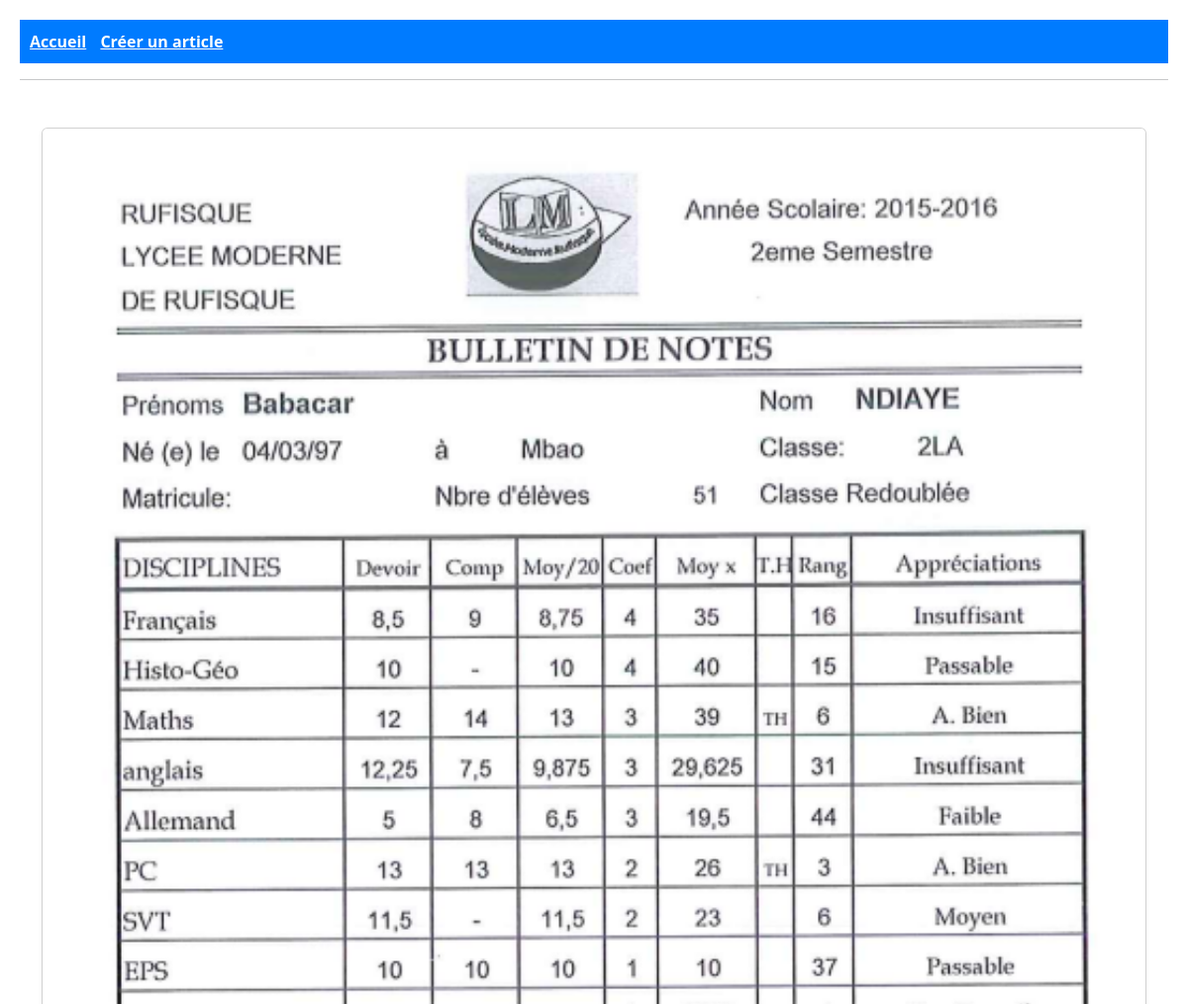
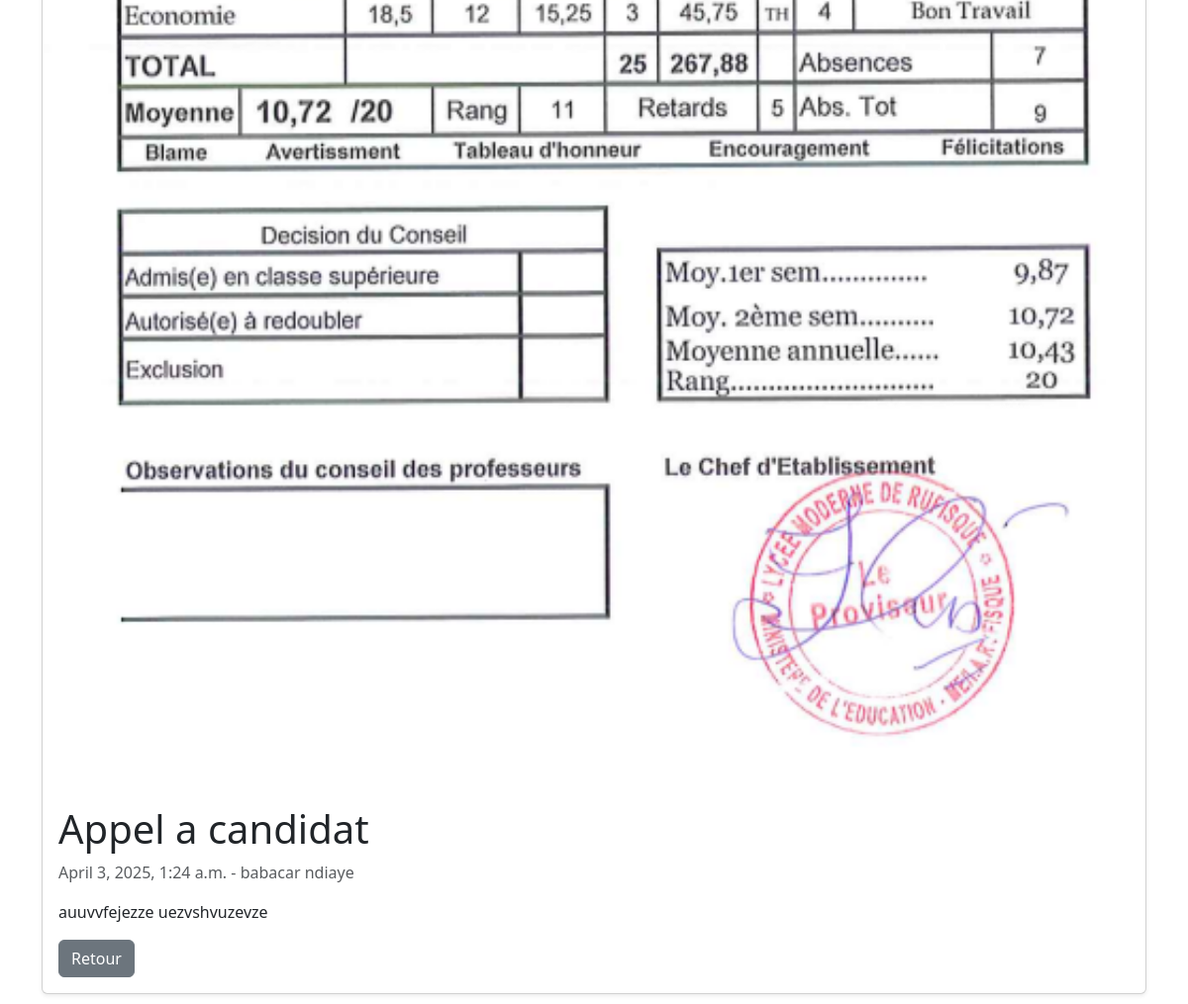
/1/, run on the app's committed database (2 pictures, top to bottom).
### blog/models.py (models this page shows, shortened)
class Article(models.Model):
    titre = models.CharField(max_length=200)  # Titre de l'article
    contenu = models.TextField()  # Contenu de l'article
    date_publication = models.DateTimeField(auto_now_add=True)  # Date automatique
    auteur = models.CharField(max_length=100)  # Auteur de l'article
    image = models.ImageField(upload_to='articles/', blank=True, null=True)  # Image facultative

### blog/views.py (the view)
# urls.py: path('<int:pk>/', ArticleDetailView.as_view(), name='article_detail'),
class ArticleDetailView(DetailView):
    model = Article
    template_name = "blog/article_detail.html"
    def get_context_data(self, **kwargs):
        context = super().get_context_data(**kwargs)
        context['recent_articles'] = Article.objects.exclude(pk=self.object.pk).order_by('-date_publication')[:5]
        return context

### blog/templates/blog/article_detail.html
{% extends "base.html" %}
{% block content %}
<div class="container mt-5">
    <div class="card shadow-sm">
        {% if article.image %}
            <img src="{{ article.image.url }}" class="card-img-top" alt="{{ article.titre }}">
        {% endif %}
        <div class="card-body">
            <h1 class="card-title">{{ article.titre }}</h1>
            <p class="text-muted">{{ article.date_publication }} - {{ article.auteur }}</p>
            <p class="card-text">{{ article.contenu }}</p>
            <a href="{% url 'article_list' %}" class="btn btn-secondary">Retour</a>
        </div>
    </div>
</div>
{% endblock %}

### static/css/style.css (style rules this page uses)
body { font-family: Arial, sans-serif; background-color: #f4f4f4; margin: 0; padding: 20px; }
h1 { color: #333; }
a { color: #007bff; text-decoration: none; }
.btn { display: inline-block; padding: 8px 12px; color: white; background-color: #007bff; text-decoration: none; border-radius: 5px; }
.btn-secondary { background-color: #28a745; }

### data on the page
Article: image (picture), titre "Appel a candidat", date_publication "April 3, 2025, 1:24 a.m.", auteur "babacar ndiaye", contenu "auuvvfejezze uezvshvuzevze"
